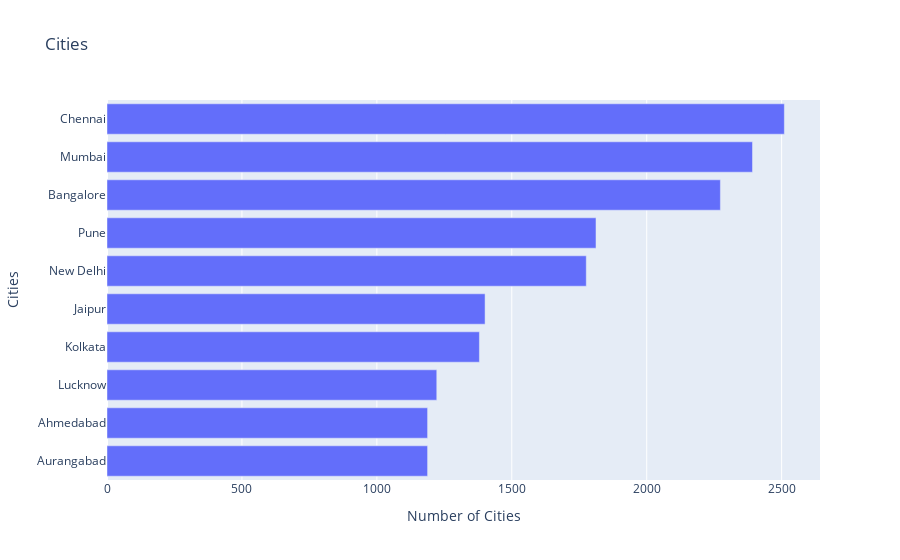

The code cell stored with this chart in its notebook:
### Code cell
x=data["city"].value_counts()[:10].sort_values()
y=x.index
fig=px.bar(x=x,y=y,labels={"y":"Cities","x":"Number of Cities"},title="Cities")
fig.show()

### Figure 1 — Plotly figure (JSON) as saved in the notebook; plotly's stock layout.template omitted (floating-point values rounded to 4 significant figures)
{"data": [{"alignmentgroup": "True", "hovertemplate": "Number of Cities=%{x}<br>Cities=%{y}<extra></extra>", "legendgroup": "", "marker": {"color": "#636efa", "pattern": {"shape": ""}}, "name": "", "offsetgroup": "", "orientation": "h", "showlegend": false, "textposition": "auto", "type": "bar", "x": [1188, 1188, 1222, 1380, 1401, 1776, 1812, 2273, 2392, 2510], "xaxis": "x", "y": ["Aurangabad", "Ahmedabad", "Lucknow", "Kolkata", "Jaipur", "New Delhi", "Pune", "Bangalore", "Mumbai", "Chennai"], "yaxis": "y"}], "layout": {"barmode": "relative", "legend": {"tracegroupgap": 0}, "title": {"text": "Cities"}, "xaxis": {"anchor": "y", "domain": [0, 1], "title": {"text": "Number of Cities"}}, "yaxis": {"anchor": "x", "domain": [0, 1], "title": {"text": "Cities"}}}}
